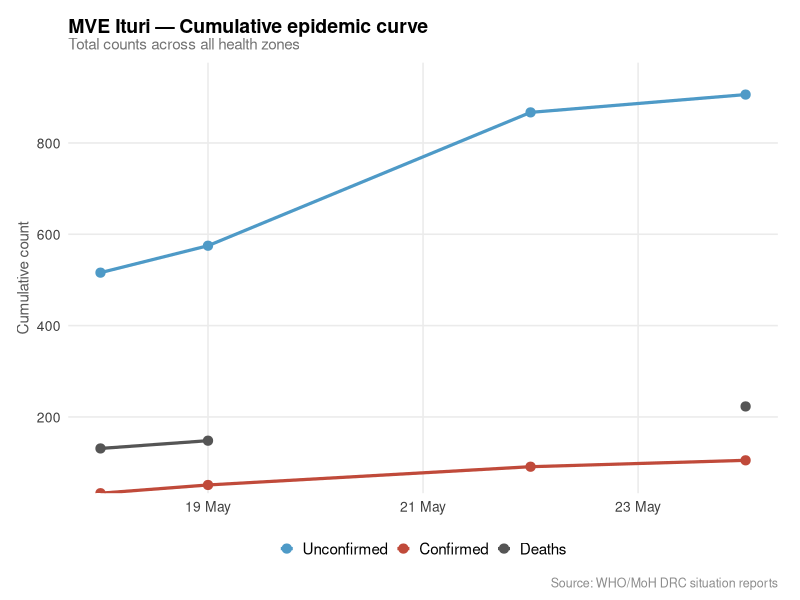
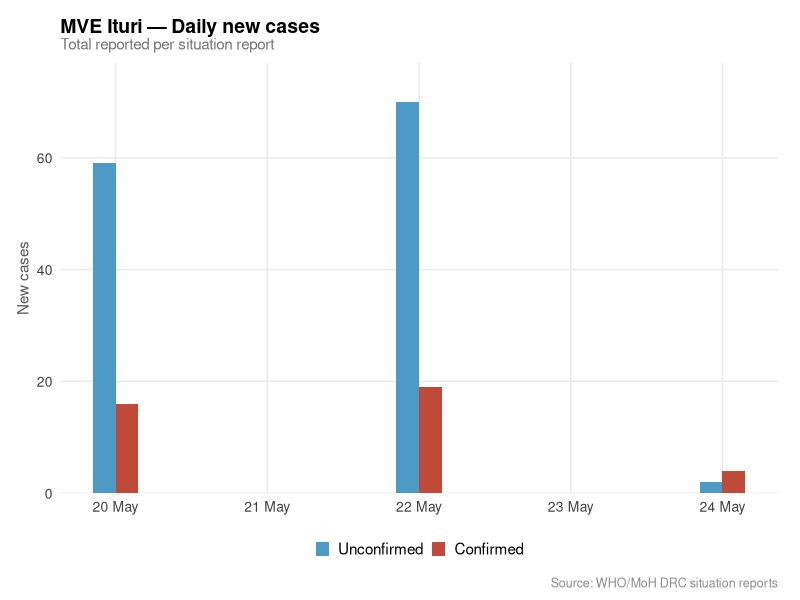
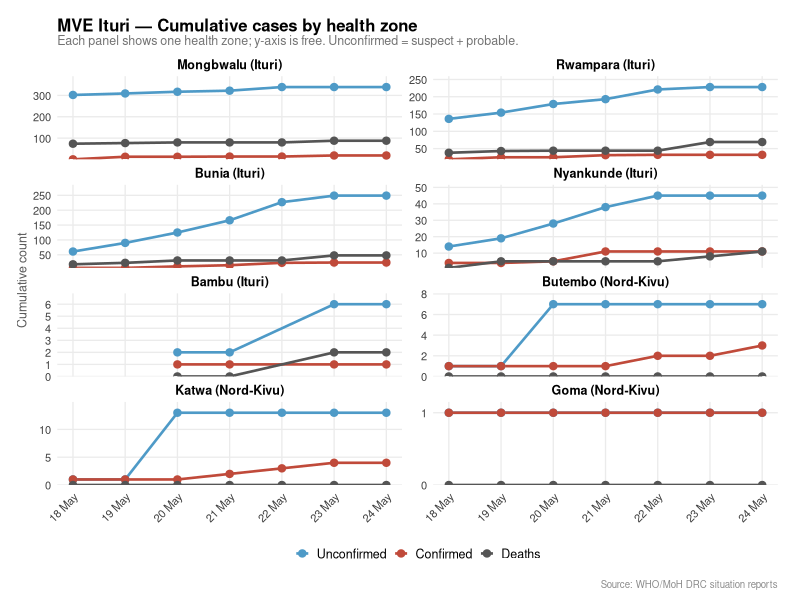
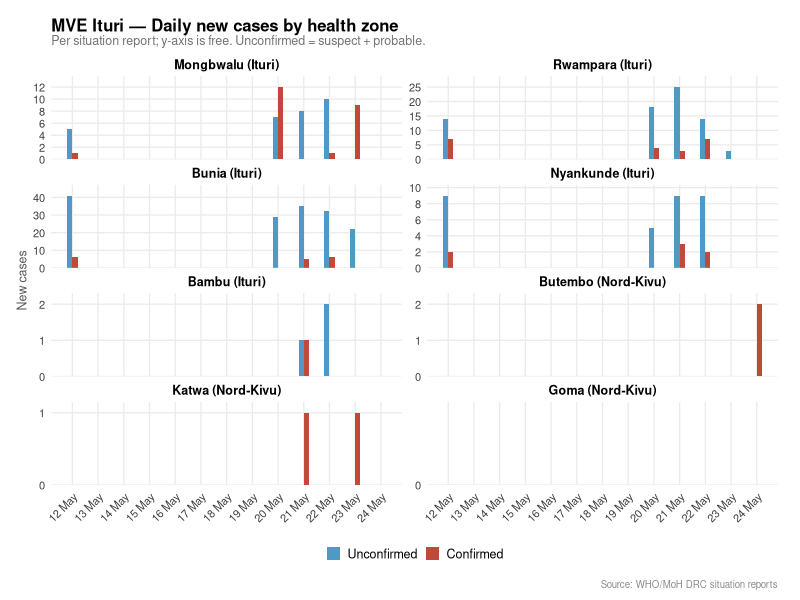

Here is the R script that generated these plots, in order:
library(tidyverse)
library(lubridate)
library(here)
library(scales)

# ── Load ───────────────────────────────────────────────────────────────────────
df_raw <- read_csv(
  here::here("outputs", "master_combined_counts.csv"),
  col_types = cols(.default = "c")
)

df <- df_raw |>
  mutate(
    date      = dmy(count_end_date),
    suspect   = as.numeric(cases_suspect),
    probable  = as.numeric(cases_probable),
    confirmed = as.numeric(cases_confirmed),
    deaths    = as.numeric(deaths_suspected),
    is_agg    = (is_aggregate == "TRUE"),
    # Merge suspect + probable into one "Unconfirmed" series. Some sitreps
    # populate only one field, so this avoids disconnected / isolated dots.
    unconfirmed = coalesce(suspect, 0L) + coalesce(probable, 0L)
  )

# ── Constants ──────────────────────────────────────────────────────────────────
# Zones ordered by epidemic burden (Ituri first, then Nord-Kivu)
ZONE_LEVELS <- c(
  "Mongbwalu", "Rwampara", "Bunia", "Nyankunde", "Bambu",
  "Butembo", "Katwa", "Goma"
)

PAL <- c(
  "Unconfirmed" = "#4E9AC7",
  "Confirmed"   = "#C04A3A",
  "Deaths"      = "#555555"
)

# Force integer axis breaks (suppresses decimal labels on low-count panels)
int_breaks <- function(x) unique(floor(pretty(x)))

# ── Shared theme ───────────────────────────────────────────────────────────────
theme_sitrep <- function(base_size = 11) {
  theme_minimal(base_size = base_size) %+replace%
    theme(
      plot.title       = element_text(face = "bold", size = base_size + 2, hjust = 0),
      plot.subtitle    = element_text(size = base_size - 1, colour = "grey45", hjust = 0,
                                      margin = margin(b = 8)),
      plot.caption     = element_text(size = base_size - 3, colour = "grey55", hjust = 1,
                                      margin = margin(t = 8)),
      plot.margin      = margin(12, 16, 8, 12),
      panel.grid.minor = element_blank(),
      panel.grid.major = element_line(colour = "grey92"),
      legend.position  = "bottom",
      legend.key.size  = unit(0.75, "lines"),
      legend.text      = element_text(size = base_size - 1),
      strip.text       = element_text(face = "bold", size = base_size - 1,
                                      margin = margin(b = 4)),
      axis.title       = element_text(size = base_size - 1, colour = "grey35"),
      axis.text        = element_text(size = base_size - 2, colour = "grey25")
    )
}

# ── Derived subsets ────────────────────────────────────────────────────────────
totals <- df |>
  filter(count_type == "Cumules", is_agg, zone == "Total") |>
  group_by(date) |>
  slice_max(order_by = unconfirmed, n = 1, with_ties = FALSE) |>
  ungroup() |>
  arrange(date)

# Zone cumulative — one row per (date, zone); enforce monotonicity with cummax
zone_ts <- df |>
  filter(count_type == "Cumules", !is_agg, zone %in% ZONE_LEVELS) |>
  group_by(date, zone, province) |>
  slice_max(order_by = unconfirmed, n = 1, with_ties = FALSE) |>
  ungroup() |>
  mutate(zone = factor(zone, levels = ZONE_LEVELS)) |>
  arrange(zone, date) |>
  group_by(zone) |>
  mutate(
    unconfirmed = cummax(replace_na(unconfirmed, 0L)),
    confirmed   = cummax(replace_na(confirmed,   0L)),
    deaths      = cummax(replace_na(deaths,      0L))
  ) |>
  ungroup()

# Zone new cases — one row per (date, zone)
zone_new <- df |>
  filter(count_type == "Nouveaux", !is_agg, zone %in% ZONE_LEVELS) |>
  group_by(date, zone, province) |>
  slice_max(order_by = unconfirmed, n = 1, with_ties = FALSE) |>
  ungroup() |>
  mutate(zone = factor(zone, levels = ZONE_LEVELS)) |>
  arrange(zone, date)

# Daily new cases — total row
daily_new <- df |>
  filter(count_type == "Nouveaux", is_agg, zone == "Total") |>
  group_by(date) |>
  slice_max(order_by = unconfirmed, n = 1, with_ties = FALSE) |>
  ungroup() |>
  arrange(date)

# Ordered facet label: "Zone (Province)"
make_zone_labels <- function(dat) {
  dat |>
    mutate(
      zone_label = paste0(zone, " (", province, ")"),
      zone_label = factor(zone_label,
        levels = dat |>
          distinct(zone, province) |>
          arrange(zone) |>
          mutate(lbl = paste0(zone, " (", province, ")")) |>
          pull(lbl)
      )
    )
}

# ── Plot 1: Cumulative epidemic curve (totals) ─────────────────────────────────
p1 <- totals |>
  select(date, Unconfirmed = unconfirmed, Confirmed = confirmed, Deaths = deaths) |>
  pivot_longer(-date, names_to = "category", values_to = "count") |>
  mutate(category = factor(category, levels = names(PAL))) |>
  ggplot(aes(x = date, y = count, colour = category, group = category)) +
  geom_line(linewidth = 1.1, na.rm = TRUE) +
  geom_point(size = 2.8, na.rm = TRUE) +
  scale_colour_manual(values = PAL) +
  scale_x_date(date_labels = "%d %b", date_breaks = "2 days") +
  scale_y_continuous(breaks = int_breaks, expand = expansion(mult = c(0, 0.08))) +
  labs(
    title    = "MVE Ituri \u2014 Cumulative epidemic curve",
    subtitle = "Total counts across all health zones",
    x = NULL, y = "Cumulative count", colour = NULL,
    caption  = "Source: WHO/MoH DRC situation reports"
  ) +
  theme_sitrep(base_size = 12)

# ── Plot 2: Daily new cases (totals) ──────────────────────────────────────────
p2 <- daily_new |>
  select(date, Unconfirmed = unconfirmed, Confirmed = confirmed) |>
  pivot_longer(-date, names_to = "category", values_to = "count") |>
  mutate(category = factor(category, levels = c("Unconfirmed", "Confirmed"))) |>
  ggplot(aes(x = date, y = count, fill = category)) +
  geom_col(position = "dodge", width = 0.3, na.rm = TRUE) +
  scale_fill_manual(values = PAL) +
  scale_x_date(date_labels = "%d %b", date_breaks = "1 day") +
  scale_y_continuous(breaks = int_breaks, expand = expansion(mult = c(0, 0.1))) +
  labs(
    title    = "MVE Ituri \u2014 Daily new cases",
    subtitle = "Total reported per situation report",
    x = NULL, y = "New cases", fill = NULL,
    caption  = "Source: WHO/MoH DRC situation reports"
  ) +
  theme_sitrep(base_size = 12)

# ── Plot 3: Per-zone cumulative time series ────────────────────────────────────
zone_ts_long <- zone_ts |>
  make_zone_labels() |>
  select(date, zone_label,
         Unconfirmed = unconfirmed, Confirmed = confirmed, Deaths = deaths) |>
  pivot_longer(
    cols      = c(Unconfirmed, Confirmed, Deaths),
    names_to  = "category",
    values_to = "count"
  ) |>
  mutate(category = factor(category, levels = names(PAL)))

p3 <- zone_ts_long |>
  ggplot(aes(x = date, y = count, colour = category, group = category)) +
  geom_line(linewidth = 0.9, na.rm = TRUE) +
  geom_point(size = 2.2, na.rm = TRUE) +
  scale_colour_manual(values = PAL) +
  scale_x_date(date_labels = "%d %b", date_breaks = "1 day") +
  scale_y_continuous(breaks = int_breaks, expand = expansion(mult = c(0, 0.15))) +
  facet_wrap(~ zone_label, scales = "free_y", ncol = 2) +
  labs(
    title    = "MVE Ituri \u2014 Cumulative cases by health zone",
    subtitle = "Each panel shows one health zone; y-axis is free. Unconfirmed = suspect + probable.",
    x = NULL, y = "Cumulative count", colour = NULL,
    caption  = "Source: WHO/MoH DRC situation reports"
  ) +
  theme_sitrep(base_size = 10) +
  theme(axis.text.x = element_text(size = 8, angle = 45, hjust = 1))

# ── Plot 4: Per-zone daily new cases ──────────────────────────────────────────
zone_new_long <- zone_new |>
  make_zone_labels() |>
  select(date, zone_label,
         Unconfirmed = unconfirmed, Confirmed = confirmed) |>
  pivot_longer(
    cols      = c(Unconfirmed, Confirmed),
    names_to  = "category",
    values_to = "count"
  ) |>
  mutate(category = factor(category, levels = c("Unconfirmed", "Confirmed")))

p4 <- zone_new_long |>
  ggplot(aes(x = date, y = count, fill = category)) +
  geom_col(position = "dodge", width = 0.4, na.rm = TRUE) +
  scale_fill_manual(values = PAL) +
  scale_x_date(date_labels = "%d %b", date_breaks = "1 day") +
  scale_y_continuous(breaks = int_breaks, expand = expansion(mult = c(0, 0.15))) +
  facet_wrap(~ zone_label, scales = "free_y", ncol = 2) +
  labs(
    title    = "MVE Ituri \u2014 Daily new cases by health zone",
    subtitle = "Per situation report; y-axis is free. Unconfirmed = suspect + probable.",
    x = NULL, y = "New cases", fill = NULL,
    caption  = "Source: WHO/MoH DRC situation reports"
  ) +
  theme_sitrep(base_size = 10) +
  theme(axis.text.x = element_text(size = 8, angle = 45, hjust = 1))

# ── Save ───────────────────────────────────────────────────────────────────────
out_dir <- here::here("outputs")

ggsave(file.path(out_dir, "plot_01_cumulative_curve.png"),
       p1, width = 8, height = 5, dpi = 150)
ggsave(file.path(out_dir, "plot_02_daily_new_cases.png"),
       p2, width = 7, height = 4, dpi = 150)
ggsave(file.path(out_dir, "plot_03_zone_timeseries_cumulative.png"),
       p3, width = 10, height = 11, dpi = 150)
ggsave(file.path(out_dir, "plot_04_zone_timeseries_new_cases.png"),
       p4, width = 10, height = 11, dpi = 150)

message("Plots saved to outputs/")
